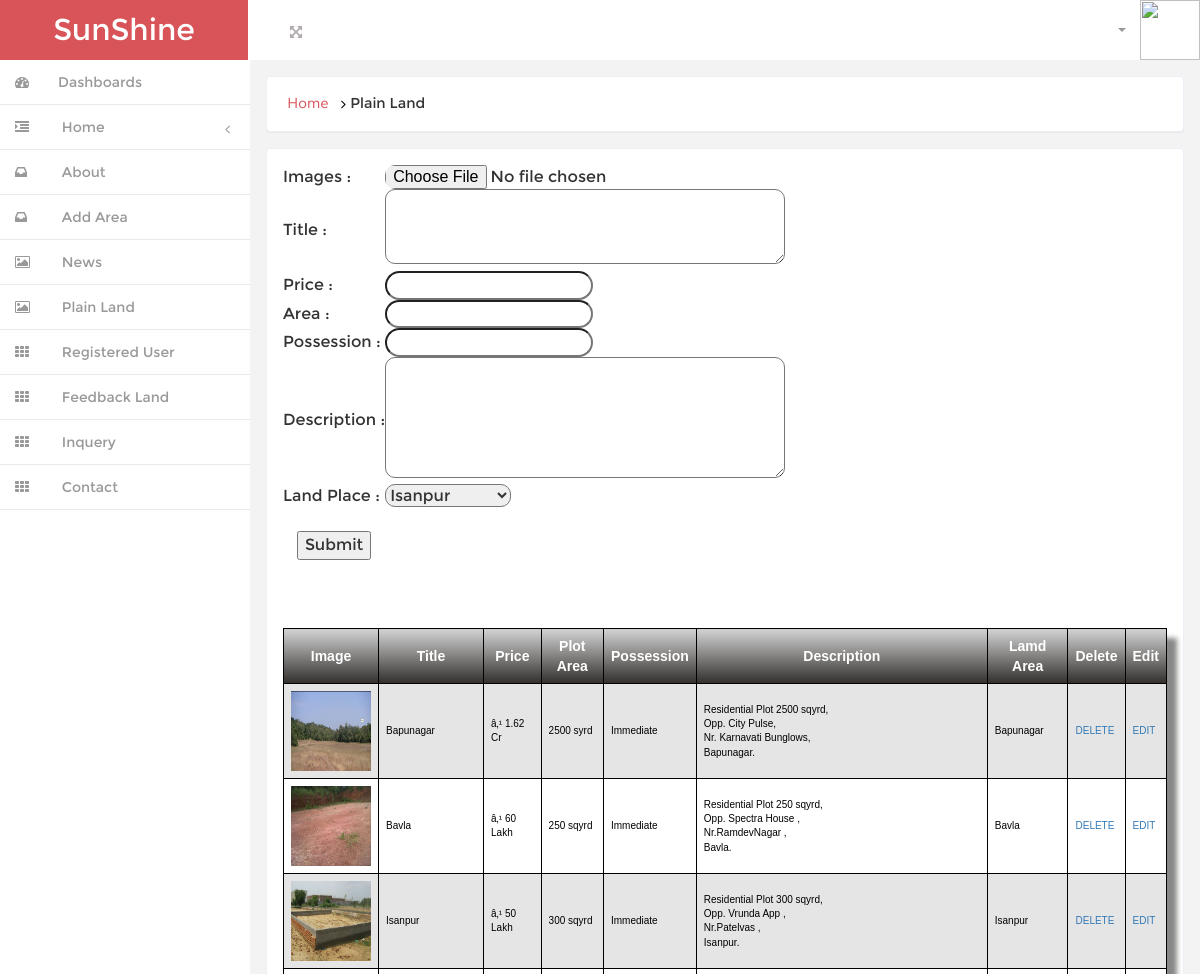
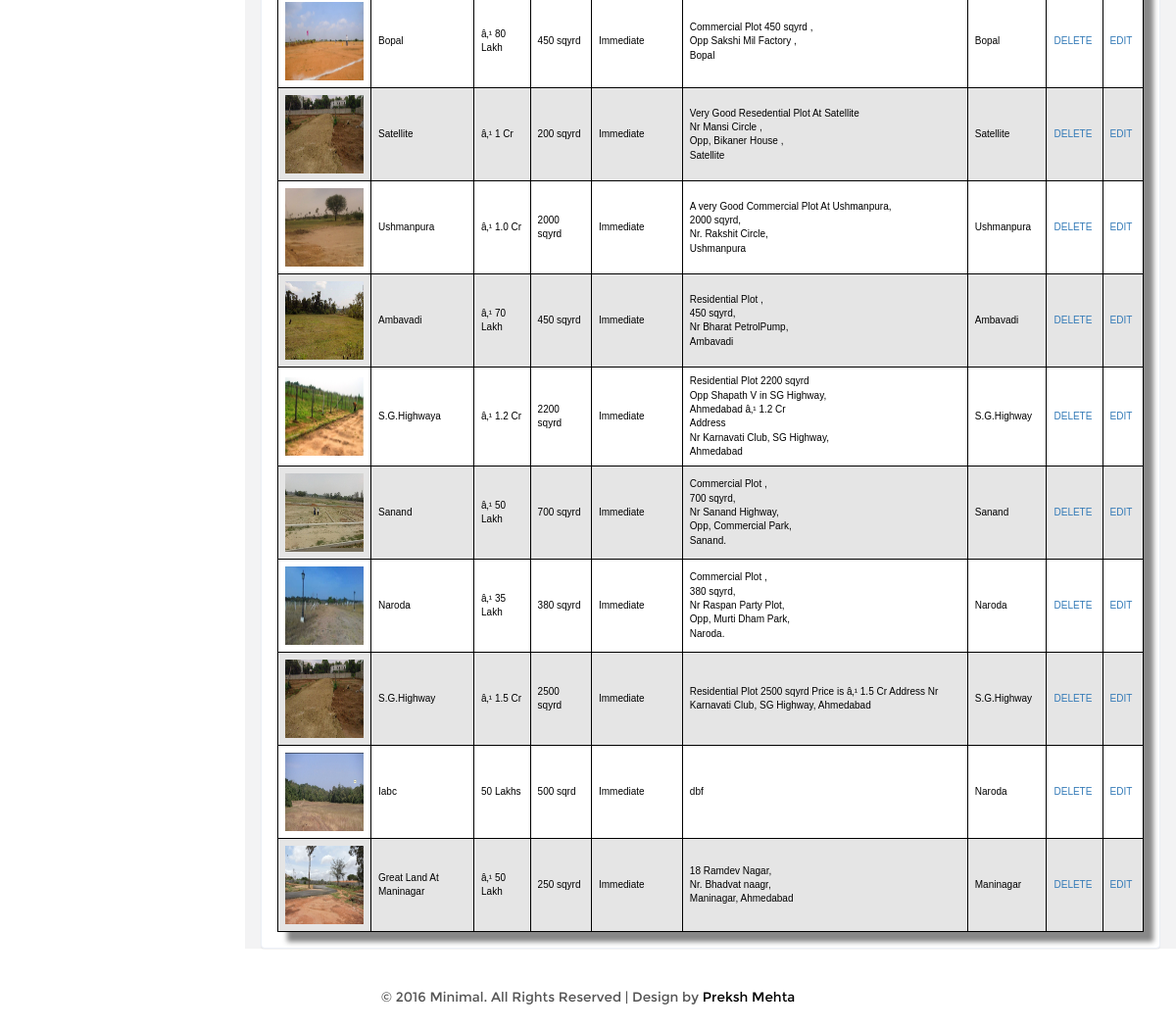
/admin/sale_land.php (signed in), run on the app's committed database (2 pictures, top to bottom).
### tables this page shows
CREATE TABLE IF NOT EXISTS `sale_land` (
  `id` int(10) NOT NULL AUTO_INCREMENT,
  `imgg` varchar(100) NOT NULL,
  `titel` varchar(50) NOT NULL,
  `pric` varchar(15) NOT NULL,
  `p_area` varchar(15) NOT NULL,
  `poass` varchar(20) NOT NULL,
  `discri` mediumtext NOT NULL,
  `area_name` varchar(20) NOT NULL,
  PRIMARY KEY (`id`)
);

### admin/sale_land.php (the view, shortened to what this page needs)
<!DOCTYPE HTML>
<html>
<head>
<link href="css/bootstrap.min.css" rel='stylesheet' type='text/css' />
<link href="css/style.css" rel='stylesheet' type='text/css' />
<link href="css/font-awesome.css" rel="stylesheet">
<link href="css/custom.css" rel="stylesheet">
</head>
<body>
<?php require_once 'header.php'; ?>
	  <?php require_once 'sidebar.php'; ?>
<div id="wrapper">
		 <div id="page-wrapper" class="gray-bg dashbard-1">
       <div class="content-main">
		   <div class="banner">
				<h2>
				<a href="index.php">Home</a>
				<i class="fa fa-angle-right"></i>Plain Land </h2>
		    </div>
 	<div class="asked">
			<form action="" method="post" enctype="multipart/form-data">
				<table>
					<tr>
						<td>Images : </td>
						<td><input style="border-radius:10px;" type="file" name="url"/></td>
					</tr>
					<tr>
						<td>Title : </td>
						<td><textarea style="border-radius:10px;" class="tb4" rows="3" cols="40" name="tit"> </textarea>
					</tr>
					<tr>
						<td>Price : </td>
						<td><input type="text" name="pric"/></td>
					</tr>
					<tr>
						<td>Area : </td>
						<td><input type="text" name="parea"/></td>
					</tr>
					<tr>
						<td>Possession : </td>
						<td><input type="text" name="poss"/></td>
					</tr>
					<tr>
						<td>Description : </td>
						<td><textarea style="border-radius:10px;" rows="5" cols="40" name="dis"> </textarea>
					</tr>
					<tr>
						<td>Land Place : </td>
						<td><select name="larea" style="border-radius:10px;"/>
							<?php
								$s=mysql_query("select * from city_area");
								while($x=mysql_fetch_array($s))
								{
							?>
							<option><?php echo $x['1'];?></option>
							<?php
								}
							?>
						</select></td>
					</tr>
					<tr align="center">
						<td><br/><input type="submit" name="save" value="Submit"/></td>
					</tr>
				</table><br/><br/><br/>
							<div class="CSSTableGenerator" >
							<table >
                    <tr>
                        <td>
                            Image
                        </td>
                        <td >
                            Title
                        </td>
                        <td>
                            Price
                        </td>
						<td>
                            Plot Area
                        </td>
                        <td >
                            Possession
                        </td>
                        <td>
                            Description
                        </td>
						<td>
                            Lamd Area
                        </td>
						<td>
                            Delete
                        </td>
						<td>
                            Edit
                        </td>
						<?php
						$o=mysql_query("select * from sale_land");
						while($d=mysql_fetch_array($o))
						{
					?>
						<tr>
							<td><img src="<?php echo $d['imgg'];?>" height="80px" width="80px"/></td>
							<td><?php echo $d['titel'];?></td>
			     	        <td><?php echo $d['pric'];?></td>
							<td><?php echo $d['p_area'];?></td>
							<td><?php echo $d['poass'];?></td>
							<td><?php echo $d['discri'];?></td>
							<td><?php echo $d['area_name'];?></td>
							<td><a href="del_sale_land.php?id=<?php echo $d['id'];?>">DELETE</a></td>
							<td><a href="edit_sale-land.php?idd=<?php echo $d['id'];?>">EDIT</a></td>
						</tr>
					<?php
						}
					?>
                    </tr>
         </table>
			</form>
	</div>
		</div>
		</div>
       </div>
<div class="copy">
            <p> &copy; 2016 Minimal. All Rights Reserved | Design by <a href="http://w3layouts.com/" target="_blank">Preksh Mehta </a> </p>
	    </div>
		</div>
</body>
</html>

### admin/header.php (shortened to what this page needs)
<div id="wrapper">
        <nav class="navbar-default navbar-static-top" role="navigation">
             <div class="navbar-header">
               <h1> <a class="navbar-brand" href="index.php">SunShine</a></h1>
			   </div>
			 <div class=" border-bottom">
        	<div class="full-left">
        	  <section class="full-top">
				<button id="toggle"><i class="fa fa-arrows-alt"></i></button>
			</section>
            <div class="clearfix"> </div>
           </div>
		    <div class="drop-men" >
		        <ul class=" nav_1">
					<li class="dropdown">
		              <a href="#" class="dropdown-toggle dropdown-at" data-toggle="dropdown"><span class=" name-caret"><?php ?><i class="caret"></i></span><img height="60px" width="60px" src="images/my.JPG"></a>
		            </li>
		        </ul>
		     </div>
			<div class="clearfix">
     </div>

### admin/sidebar.php (shortened to what this page needs)
<div class="navbar-default sidebar" role="navigation">
              <div class="sidebar-nav navbar-collapse">
              <ul class="nav" id="side-menu">
                  <li>
                      <a href="signin.php" class=" hvr-bounce-to-right"><i class="fa fa-dashboard nav_icon "></i><span class="nav-label">Dashboards</span> </a>
                  </li>
                  <li>
                      <a href="#" class=" hvr-bounce-to-right"><i class="fa fa-indent nav_icon"></i> <span class="nav-label">Home</span><span class="fa arrow"></span></a>
                  </li>
			 <li>
                      <a href="about.php" class=" hvr-bounce-to-right"><i class="fa fa-inbox nav_icon"></i> <span class="nav-label">About</span> </a>
                  </li>
			 <li>
                      <a href="add_area.php" class=" hvr-bounce-to-right"><i class="fa fa-inbox nav_icon"></i> <span class="nav-label">Add Area</span> </a>
                  </li>
                  <li>
                      <a href="news.php" class=" hvr-bounce-to-right"><i class="fa fa-picture-o nav_icon"></i> <span class="nav-label">News</span> </a>
                  </li>
			<li>
                      <a href="sale_land.php" class=" hvr-bounce-to-right"><i class="fa fa-picture-o nav_icon"></i> <span class="nav-label">Plain Land</span> </a>
                  </li>
			 <li>
                      <a href="manage_user.php" class=" hvr-bounce-to-right"><i class="fa fa-th nav_icon"></i> <span class="nav-label">Registered User</span> </a>
                  </li>
                   <li>
                      <a href="feedback_pro.php" class=" hvr-bounce-to-right"><i class="fa fa-th nav_icon"></i> <span class="nav-label">Feedback Land </span> </a>
                  </li>
			 <li>
                      <a href="inquery.php" class=" hvr-bounce-to-right"><i class="fa fa-th nav_icon"></i> <span class="nav-label">Inquery</span> </a>
                  </li>
			<li>
                      <a href="layout.php" class=" hvr-bounce-to-right"><i class="fa fa-th nav_icon"></i> <span class="nav-label">Contact</span> </a>
                  </li>
              </ul>
          </div>
	</div>
      </nav>

### admin/css/style.css (style rules this page uses)
input[type=text] { border-radius:50px; }
h4, h5, h6, h1, h2, h3 { margin: 0; }
ul, ol { margin: 0;padding: 0; }
p { margin: 0; }
html, body { font-family:'Montserrat-Regular'; font-size: 100%; background:#F3F3F4; overflow-x: hidden; }
body a { transition:0.5s all; -webkit-transition:0.5s all; -moz-transition:0.5s all; -o-transition:0.5s all; -ms-transition:0.5s all; }
div#wrapper { background-color: #fff; }
.navbar-default.sidebar { background-color: #fff; }
h1 a.navbar-brand { color: #fff !important; font-size: 30px; font-weight: 500; padding: 20px 0px; background: #d95459; text-align: center; width:248px; height: 60px; }
i.nav_icon { color: #fff; margin-right:6px; }
.sidebar ul li a { color: #999; font-size:14px; }
.hvr-bounce-to-right { display: inline-block; vertical-align: middle; -webkit-transform: translateZ(0); transform: translateZ(0); box-shadow: 0 0 1px rgba(0, 0, 0, 0); -webkit-backface-visibility: hidden; backface-visibility: hidden; -moz-osx-font-smoothing: grayscale; position: relative; -webkit-transition-property: color; transition-property: color; -webkit-transition-duration: 0.5s; transition-duration: 0.5s; }
.hvr-bounce-to-right:before { content: ""; position: absolute; z-index: -1; top: 0; left: 0; right: 80%; bottom: 0; background:#7f8c8d; -webkit-transform: scaleX(0); transform: scaleX(0); -webkit-transform-origin: 0 50%; transform-origin: 0 50%; -webkit-transition-property: transform; transition-property: transform; -webkit-transition-duration: 0.5s; transition-duration: 0.5s; -webkit-transition-timing-function: ease-out; transition-timing-function: ease-out; }
.nav > li > a { color: #999; font-weight:500; padding: 0px 20px 0px 0px; font-size: 0.85em; border-bottom: 1px solid #E9E9E9; }
.nav > li > a i { margin-right: 14px; }
i.nav_icon { color: #999; padding: 15px; width: 44px; height: 44px; }
span.fa.arrow { margin-top: 17px; }
@media (min-width: 768px) { #page-wrapper { position: inherit; margin: 0 0 0 240px; min-height: 1000px; } }
a.dropdown-toggle.dropdown-at { border-bottom: none; }
.content-main { background-color: #F3F3F4; padding-top: 1em; }
.full-top { float:left; }
.border-bottom { background-color: #fff; }
.full-left { float: left; width: 40%; margin-left: 3%; margin-top: 1.3em; }
.full-left button { background: none; border: none; outline: none; color: #B3AEAE; font-size: 0.9em; }
.drop-men { float: right; }
.dropdown-at { padding: 0 !important; position: relative; color: #999; font-size: 0.9em; text-decoration: none ; }
.dropdown-at img { margin: 0 0em 0 1em; }
.dropdown, .dropup { display: inline-block; padding:0; }
.banner { background: #fff; display: block; margin: 0em 1em ; padding:1em; border: 1px solid #ebeff6; border-color: #ebeff6; border-radius: 4px; -webkit-border-radius: 4px; -o-border-radius: 4px; -moz-border-radius: 4px; -ms-border-radius: 4px; -webkit-box-shadow: 0 1px 1px rgba(0,0,0,.05); box-shadow: 0 1px 1px rgba(0,0,0,.05); }
.banner h2 { font-size:0.9em; }
.banner h2 a { color:#D95459; text-decoration:none; font-family: 'Muli-Regular'; padding:0.3em ; }
.banner h2 i { color:#000; vertical-align:middle; padding:0.3em ; }
.asked { padding: 1em; background: #fff; margin: 1em; border: 1px solid #ebeff6; border-radius: 4px; -webkit-border-radius: 4px; -o-border-radius: 4px; -moz-border-radius: 4px; -ms-border-radius: 4px; -webkit-box-shadow: 0 1px 1px rgba(0,0,0,.05); box-shadow: 0 1px 1px rgba(0,0,0,.05); }
.copy { background:#fff; text-align:center; padding:1.5em 0; }
.copy p, .copy-right p { font-size:0.85em; color:#555; }
.copy p a, .copy-right p a { color:#000; }

### admin/css/custom.css (style rules this page uses)
#wrapper { width: 100%; }
#page-wrapper { min-height: 568px; }
@media (min-width:768px) { #page-wrapper { position: inherit; margin: 0 0 0 250px; } }
.sidebar .sidebar-nav.navbar-collapse { padding-right: 0; padding-left: 0; }
.sidebar .arrow { float: right; }
.sidebar .fa.arrow:before { content: "\f104"; }
@media (min-width:768px) { .sidebar { z-index: 1; position: absolute; width: 250px; } }

### data on the page
sale_land: imgg (picture), titel "Bapunagar", pric "â‚¹ 1.62 Cr", p_area "2500 syrd", poass "Immediate", discri "Residential Plot 2500 sqyrd, Opp. City Pulse, Nr. Karnavati Bunglows, Bapunagar.", area_name "Bapunagar"
sale_land: imgg (picture), titel "Bavla", pric "â‚¹ 60 Lakh", p_area "250 sqyrd", poass "Immediate", discri "Residential Plot 250 sqyrd, Opp. Spectra House , Nr.RamdevNagar , Bavla.", area_name "Bavla"
sale_land: imgg (picture), titel "Isanpur", pric "â‚¹ 50 Lakh", p_area "300 sqyrd", poass "Immediate", discri "Residential Plot 300 sqyrd, Opp. Vrunda App , Nr.Patelvas , Isanpur.", area_name "Isanpur"
sale_land: imgg (picture), titel "Bopal", pric "â‚¹ 80 Lakh", p_area "450 sqyrd", poass "Immediate", discri "Commercial Plot 450 sqyrd , Opp Sakshi Mil Factory , Bopal", area_name "Bopal"
sale_land: imgg (picture), titel "Satellite", pric "â‚¹ 1 Cr", p_area "200 sqyrd", poass "Immediate", discri "Very Good Resedential Plot At Satellite Nr Mansi Circle , Opp, Bikaner House , Satellite", area_name "Satellite"
sale_land: imgg (picture), titel "Ushmanpura", pric "â‚¹ 1.0 Cr", p_area "2000 sqyrd", poass "Immediate", discri "A very Good Commercial Plot At Ushmanpura, 2000 sqyrd, Nr. Rakshit Circle, Ushmanpura", area_name "Ushmanpura"
sale_land: imgg (picture), titel "Ambavadi", pric "â‚¹ 70 Lakh", p_area "450 sqyrd", poass "Immediate", discri "Residential Plot , 450 sqyrd, Nr Bharat PetrolPump, Ambavadi", area_name "Ambavadi"
sale_land: imgg (picture), titel "S.G.Highwaya", pric "â‚¹ 1.2 Cr", p_area "2200 sqyrd", poass "Immediate", discri "Residential Plot 2200 sqyrd Opp Shapath V in SG Highway, Ahmedabad â‚¹ 1.2 Cr Address Nr Karnavati Club, SG Highway, Ahmedabad", area_name "S.G.Highway"
sale_land: imgg (picture), titel "Sanand", pric "â‚¹ 50 Lakh", p_area "700 sqyrd", poass "Immediate", discri "Commercial Plot , 700 sqyrd, Nr Sanand Highway, Opp, Commercial Park, Sanand.", area_name "Sanand"
sale_land: imgg (picture), titel "Naroda", pric "â‚¹ 35 Lakh", p_area "380 sqyrd", poass "Immediate", discri "Commercial Plot , 380 sqyrd, Nr Raspan Party Plot, Opp, Murti Dham Park, Naroda.", area_name "Naroda"
sale_land: imgg (picture), titel "S.G.Highway", pric "â‚¹ 1.5 Cr", p_area "2500 sqyrd", poass "Immediate", discri "Residential Plot 2500 sqyrd Price is â‚¹ 1.5 Cr Address Nr Karnavati Club, SG Highway, Ahmedabad", area_name "S.G.Highway"
sale_land: imgg (picture), titel "Iabc", pric "50 Lakhs", p_area "500 sqrd", poass "Immediate", discri "dbf", area_name "Naroda"
sale_land: imgg (picture), titel "Great Land At Maninagar", pric "â‚¹ 50 Lakh", p_area "250 sqyrd", poass "Immediate", discri "18 Ramdev Nagar, Nr. Bhadvat naagr, Maninagar, Ahmedabad", area_name "Maninagar"

### other printed values
form field larea "Isanpur"
